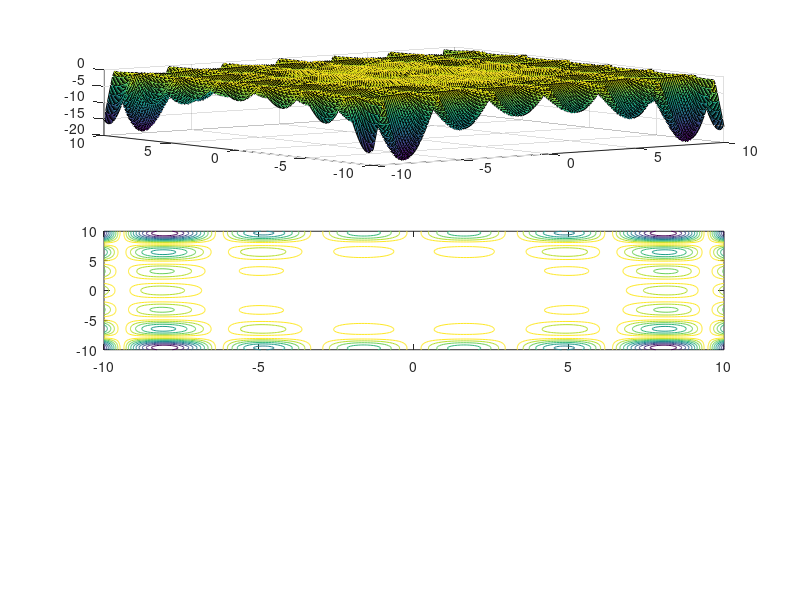

Source code (MATLAB): (Note: this script raises an error after producing the figure.)
%Initial number
    %Init
% delta_x = 0.5;
% delta_y = 0.5;
% num_preg = 50;
num_g = 100;
num_p = 100;
    %Search range
x_min = -10;
x_max = 10;
y_min = -10;
y_max = 10;
step=0.1;
    %Create planet
x = (x_max-x_min)*rand(1,num_p)+x_min;
y = (y_max-y_min)*rand(1,num_p)+y_min;
    %Init speed
w = 0.6;
% c1=[0.01 0;0 0.007];
% c2=[0.007 0;0 0.004];
c1 = 0.1;
c2 = 0.1;
    %Init hole
mini_hole = zeros(3,1);
b_hole = zeros(3,1);
    %Init velocity
v = zeros(2,num_p);
val_min=0;
pos_min=0;
planet(1,:) = x;
planet(2,:) = y;
%Plot surface
[X1,X2] = meshgrid(x_min:step:x_max,y_min:step:y_max);
C = -abs(sin(X1).*cos(X2).*exp(abs(1-sqrt(X1.^2+X2.^2)/pi)));

figure(2)
subplot(3,1,1);
surf(X1,X2,C);

subplot(3,1,2);
contour(X1,X2,C,10);

% %Decade 1
% for pre_gen=1:num_preg
%     pre_gen
%     for i_pre=1:num_p
%         %s_1
%         satelite(1,1)=PSO_calculate(planet(1,i_pre),planet(2,i_pre));
%         satelite(2:3,1)=[planet(1,i_pre),planet(2,i_pre)];
%         %s_2
%         satelite(1,2)=PSO_calculate(planet(1,i_pre)+delta_x,planet(2,i_pre));
%         satelite(2:3,2)=[planet(1,i_pre)+delta_x,planet(2,i_pre)];
%         %s_3
%         satelite(1,3)=PSO_calculate(planet(1,i_pre)+delta_x,planet(2,i_pre)+delta_y);
%         satelite(2:3,3)=[planet(1,i_pre)+delta_x,planet(2,i_pre)+delta_y];
%         %s_4
%         satelite(1,4)=PSO_calculate(planet(1,i_pre),planet(2,i_pre)+delta_y);
%         satelite(2:3,4)=[planet(1,i_pre),planet(2,i_pre)+delta_y];
%         %s_5
%         satelite(1,5)=PSO_calculate(planet(1,i_pre)-delta_x,planet(2,i_pre)+delta_y);
%         satelite(2:3,5)=[planet(1,i_pre)-delta_x,planet(2,i_pre)+delta_y];
%         %s_6
%         satelite(1,6)=PSO_calculate(planet(1,i_pre)-delta_x,planet(2,i_pre));
%         satelite(2:3,6)=[planet(1,i_pre)-delta_x,planet(2,i_pre)];
%         %s_7
%         satelite(1,7)=PSO_calculate(planet(1,i_pre)-delta_x,planet(2,i_pre)-delta_y);
%         satelite(2:3,7)=[planet(1,i_pre)-delta_x,planet(2,i_pre)-delta_y];
%         %s_8
%         satelite(1,8)=PSO_calculate(planet(1,i_pre)-delta_x,planet(2,i_pre)-delta_y);
%         satelite(2:3,8)=[planet(1,i_pre)-delta_x,planet(2,i_pre)-delta_y];
%         %s_9
%         satelite(1,9)=PSO_calculate(planet(1,i_pre)+delta_x,planet(2,i_pre)-delta_y);
%         satelite(2:3,9)=[planet(1,i_pre)+delta_x,planet(2,i_pre)-delta_y];
%         p_move =1 ;
%         min_sa = satelite(1,1);
%         for si=2:9
%              if satelite(1,si) < min_sa
%                  p_move = si;
%                  min_sa = x(1,si);
%              end
%         end
%         planet(:,i_pre) = satelite(2:3,p_move);      
%     end
%     figure(1)
%     plot(planet(1,:),planet(2,:),'.r')
%      axis([-512 512 -512 512]);
% %    axis([-10 0 -6.5 0]);
%     pause(0.2);
% end
% %Decade 2
for gen=1:num_g
    gen
    %Find the mini_hole
    for i=1:num_p
%         P = planet(1,i);
%         I = planet(2,i);
%         D = planet(3,i);
%         sim('DC_SIM.slx');
%         gravity(1,i) = e'*e;
       gravity(1,i)=PSO_calculate_holder(planet(1,i),planet(2,i));
    end
    [val_min,pos_min]=min_array(gravity);
    mini_hole(1:2,1)=planet(:,pos_min);
    mini_hole(3,1)=val_min;
    if gen==1
        b_hole(:,1) = mini_hole(:,1);
    end
    %Move each decade
    for j=1:num_p      
        v(:,j) = w*v(:,j) + c1*((b_hole(1:2,1) - planet(:,j))) +c2*((mini_hole(1:2,1) - planet(:,j)));
        planet(1,j)=planet(1,j)+sqrt(v(1,j)^2+v(2,j)^2)*cos(atan(v(2,j)/v(1,j))+(pi/1)*(0.5-rand(1)))*rand(1);%+v(1,j);
        planet(2,j)=planet(2,j)+sqrt(v(1,j)^2+v(2,j)^2)*sin(atan(v(2,j)/v(1,j))+(pi/1)*(0.5-rand(1)))*rand(1);%+v(2,j);
        if planet(1,j)>x_max
            planet(1,j)=x_max;
        elseif planet(1,j)<x_min
            planet(1,j)=x_min;
        end
        if planet(2,j)>y_max
            planet(2,j)=y_max;
        elseif planet(2,j)<y_min
            planet(2,j)=y_min;
        end
            
    end
    %Find the b_hole each decade
    if (mini_hole(3,1)<=b_hole(3,1))
        b_hole(:,1) = mini_hole(:,1);
    end

   
    figure(2)
    subplot(3,1,3);
    plot(planet(1,:),planet(2,:),'.r')
    axis([x_min x_max y_min y_max]);
    subplot(3,1,2);
    contour(X1,X2,C,20)
    axis([x_min x_max y_min y_max]);
    hold on
    plot(mini_hole(1,1),mini_hole(2,1),'ob')
    plot(b_hole(1,1),b_hole(2,1),'*r')
    hold off
    axis([x_min x_max y_min y_max]);
    pause(0.2);
    b_hole
end



